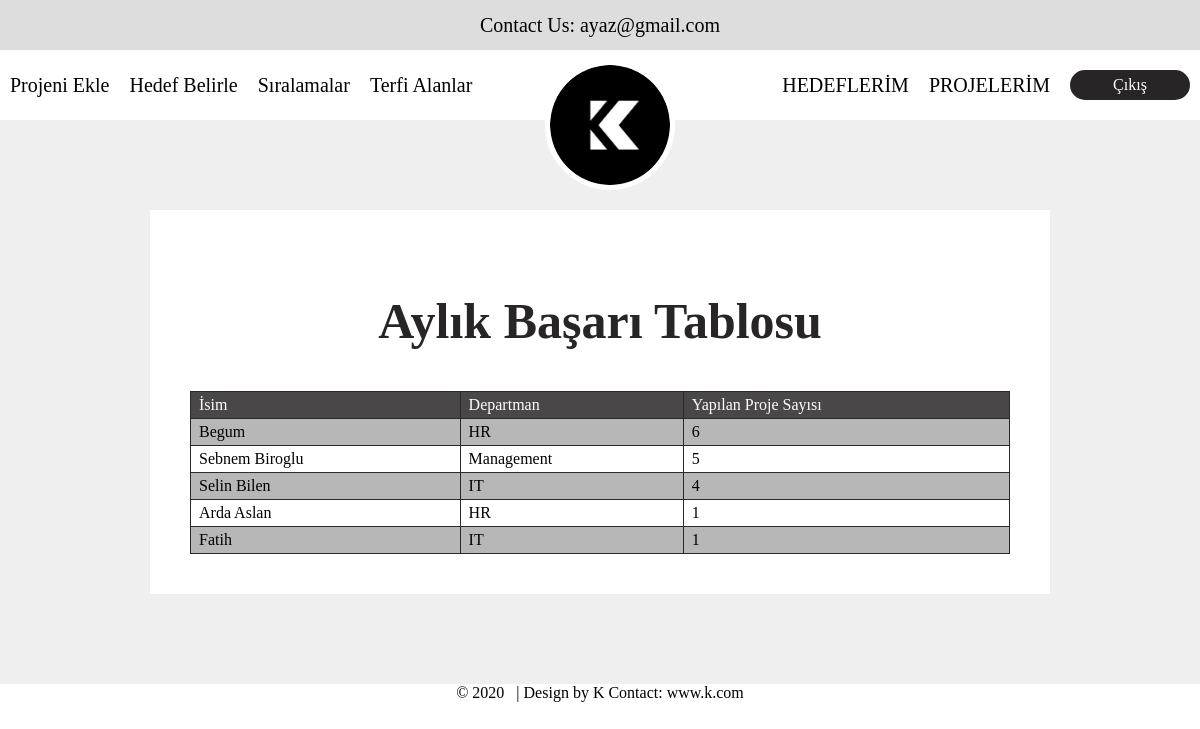
The page /sıralama.php on the database its author committed.
### tables this page shows
CREATE TABLE `employee` (
  `name` varchar(255) NOT NULL,
  `salary` varchar(255) NOT NULL,
  `worked_year` int(11) NOT NULL,
  `projects_num` int(11) NOT NULL,
  `departman` varchar(255) NOT NULL,
  `basariyuzde` varchar(255) NOT NULL,
  `id` int(11) NOT NULL
);

### sıralama.php (the view, shortened to what this page needs)
<?php
    include_once 'config.php';
?>
<!DOCTYPE html>
<html>
<head>
</head>
<body>
<header>
    <a class="header-item">
        Contact Us: ayaz@gmail.com
    </a>
      <div class = "navbar">
        <img id="logo" src = "logo.png"  alt="Logo">
          <div class = "navigate">
           <a class="nav-item" href="proje_ekle.php">Projeni Ekle</a>
          <div class = "navigate">
              <div class="dropdown nav-item" >
              <a class="dropbtn">Hedef Belirle</a>
            </div>
              <a class="nav-item" href="sıralama.php">Sıralamalar</a>
            <div class="dropdown nav-item" >
              <a class="dropbtn">Terfi Alanlar</a>
            </div>
          </div>
        </div>
        <div class = "navigate">
             <a class="nav-item" href="hedeflerim.php">HEDEFLERİM</a>
            <a class="nav-item" href="index.php">PROJELERİM</a>
          <a class="buttonstyle" href="signup.php" >Çıkış</a>
        </div>
    </div>
  </header>
    <main style= "padding:90px 0px">
<form id= "main-wrapper" >
    <h2>Aylık Başarı Tablosu</h2>
            <table>
            <tr>
                <td><a style="color:white">İsim</a></td>
        		<td><a style="color:white">Departman</a></td>
        		<td><a style="color:white">Yapılan Proje Sayısı</a></td>
    		</tr>
    <?php
        $sql = "SELECT * FROM employee ORDER BY projects_num DESC";
        $result = mysqli_query($conn, $sql);
        $resultCheck = mysqli_num_rows($result);
        if ($resultCheck > 0){
            while($row=mysqli_fetch_assoc($result)){
        ?>
        <tr>
           <td><?php echo $row['name']; ?></td>
            <td><?php echo $row['departman']; ?></td>
            <td><?php echo $row['projects_num']; ?></td>
        </tr>
     <?php
            }
        }
    ?>
    </table>
        </form>
    </main>
</body>
<footer class="seperator">
&copy; 2020 &nbsp; <span class="seperator" > |
        </span>
        Design by K Contact:<a href > www.k.com</a>
	</footer>
</html>

### CSS.css (style rules this page uses)
body { padding: 0; margin: 0; }
* { box-sizing: border-box; }
a { color: black; }
header { display: flex; flex-direction: column; width: 100%; z-index: 500; position: relative; height: auto; }
.header-item { display: flex; justify-content: center; align-items: center; height: 50px; padding: 0px 10px; font-size: 20px; background: rgba(239,239,239,1); }
.navbar { background-color: white; display: flex; flex-direction: row; justify-content: space-between; position: relative; height: 70px; }
.nav-item { margin: auto 10px; font-size: 20px; cursor: pointer; }
.dropbtn { color: black; font-size: 20px; border: none; }
.dropdown { position: relative; display: inline-block; }
.navigate { display: flex; flex-direction: row; }
.buttonstyle { border: 3px #272525 solid; display: flex; justify-content: center; align-items: center; height: 30px; width: 120px; border-radius: 15px; margin: auto 10px; cursor: pointer; }
.buttonstyle:nth-child(3) { background: #272525; color: white; }
#logo { position: absolute; width: 130px; height: 130px; left: calc(50% - 55px); top: 10px; border: 5px solid white; border-radius: 50%; }
main { background: rgba(239,239,239,1); padding: 50px; display: flex; justify-content: center; }
#main-wrapper { background: white; max-width: 900px; width: 100%; padding: 40px; display: flex; flex-direction: column; justify-content: center; }
body { margin: 0; padding: 0; }
h2 { text-justify: auto; text-align: center; font-size: 50px; color:#272525; }
table { border-collapse: collapse; }
table td { border: 1px solid #2B2A2A; padding: 4px 8px; }
table tr:nth-child(1) td { background-color: #494747; color: white; }
table tr:nth-child(even) td { background-color: #B8B7B7; }
.seperator { text-align: center; }

### sıralama.php (style rules this page uses)
A { text-decoration: none; }

### rows shown on the page
employee: name "Begum", departman "HR", projects_num "6"
employee: name "Sebnem Biroglu", departman "Management", projects_num "5"
employee: name "Selin Bilen", departman "IT", projects_num "4"
employee: name "Arda Aslan", departman "HR", projects_num "1"
employee: name "Fatih", departman "IT", projects_num "1"
